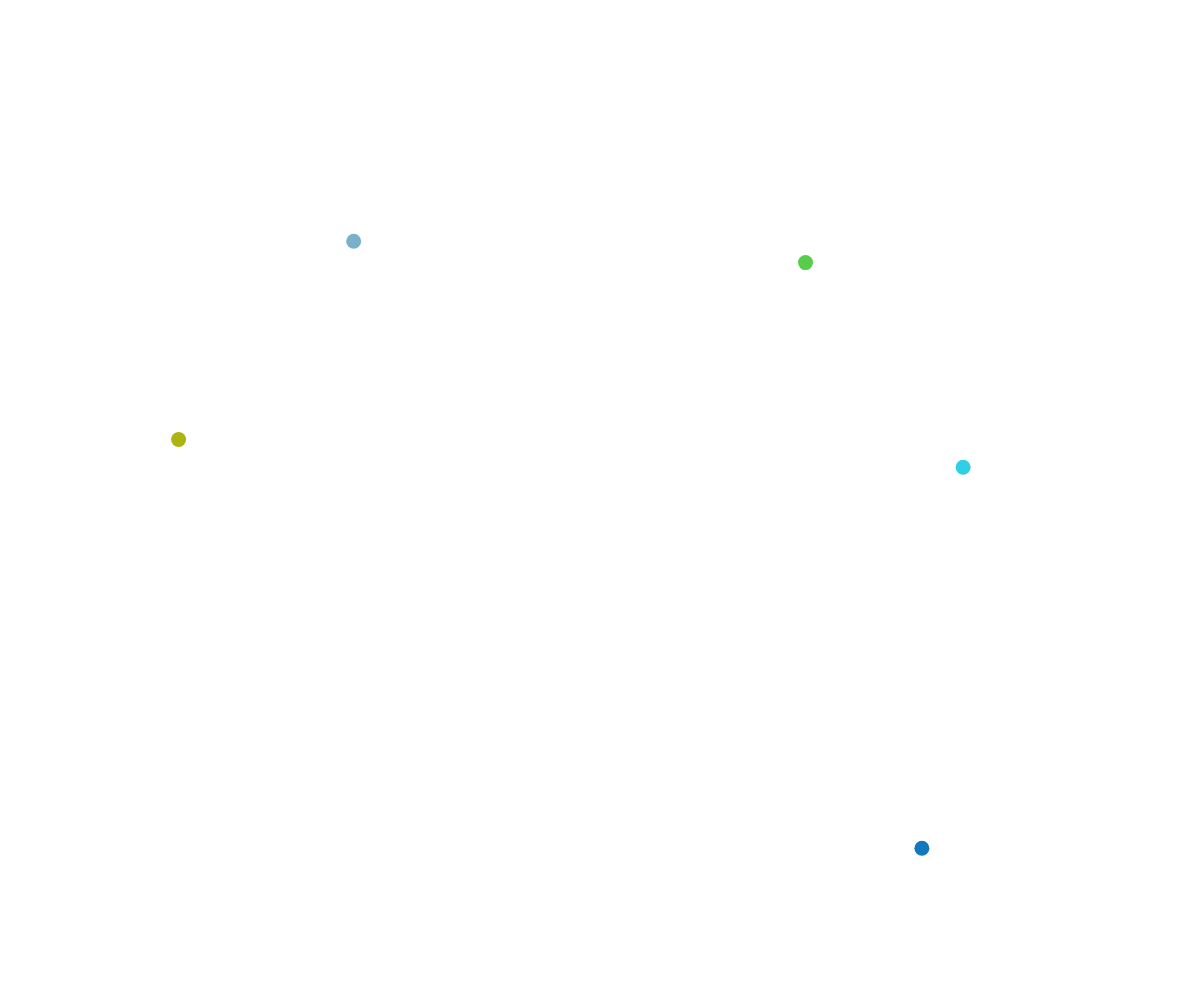
Frame 1 (no input)
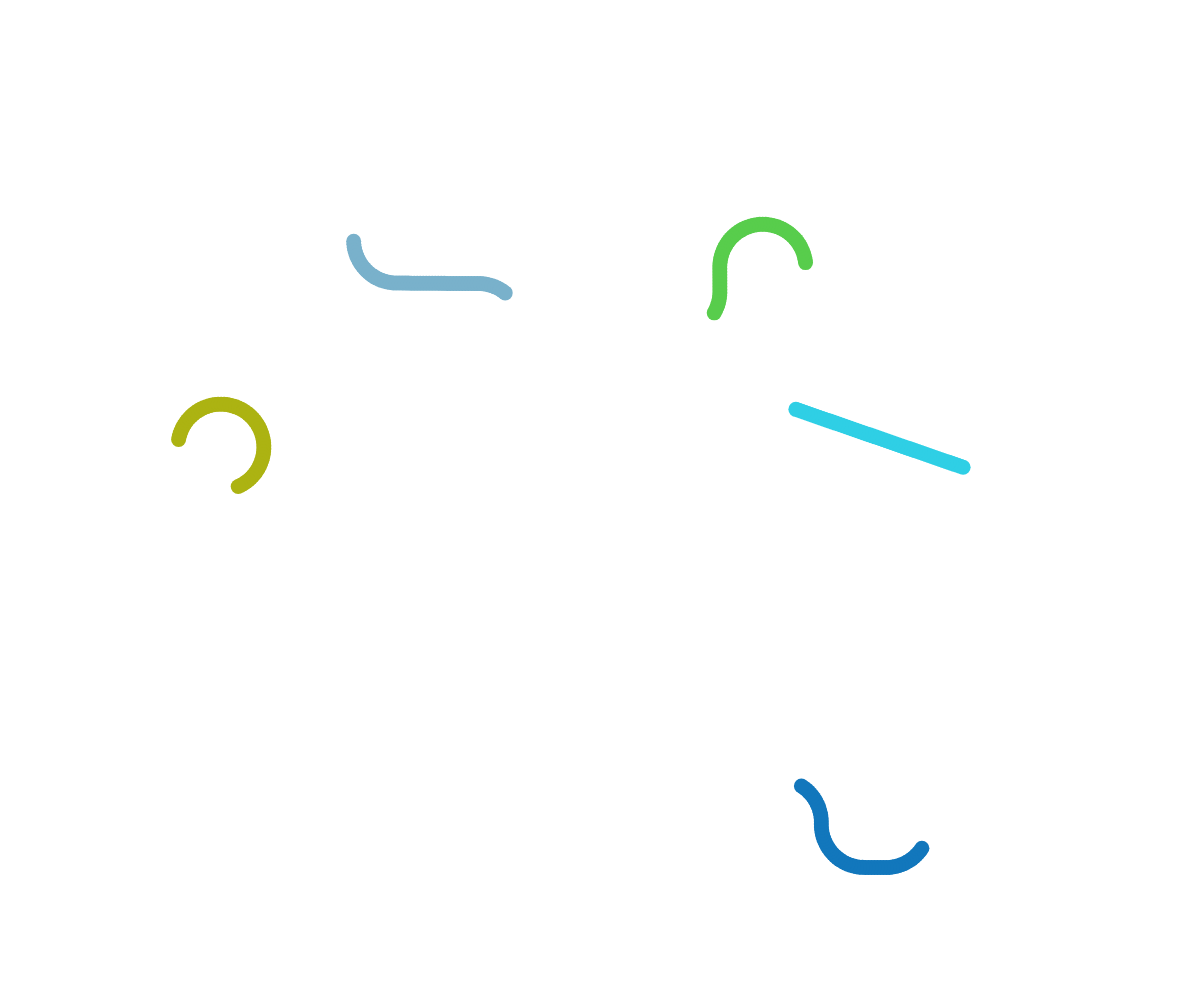
Frame 60 (no input)
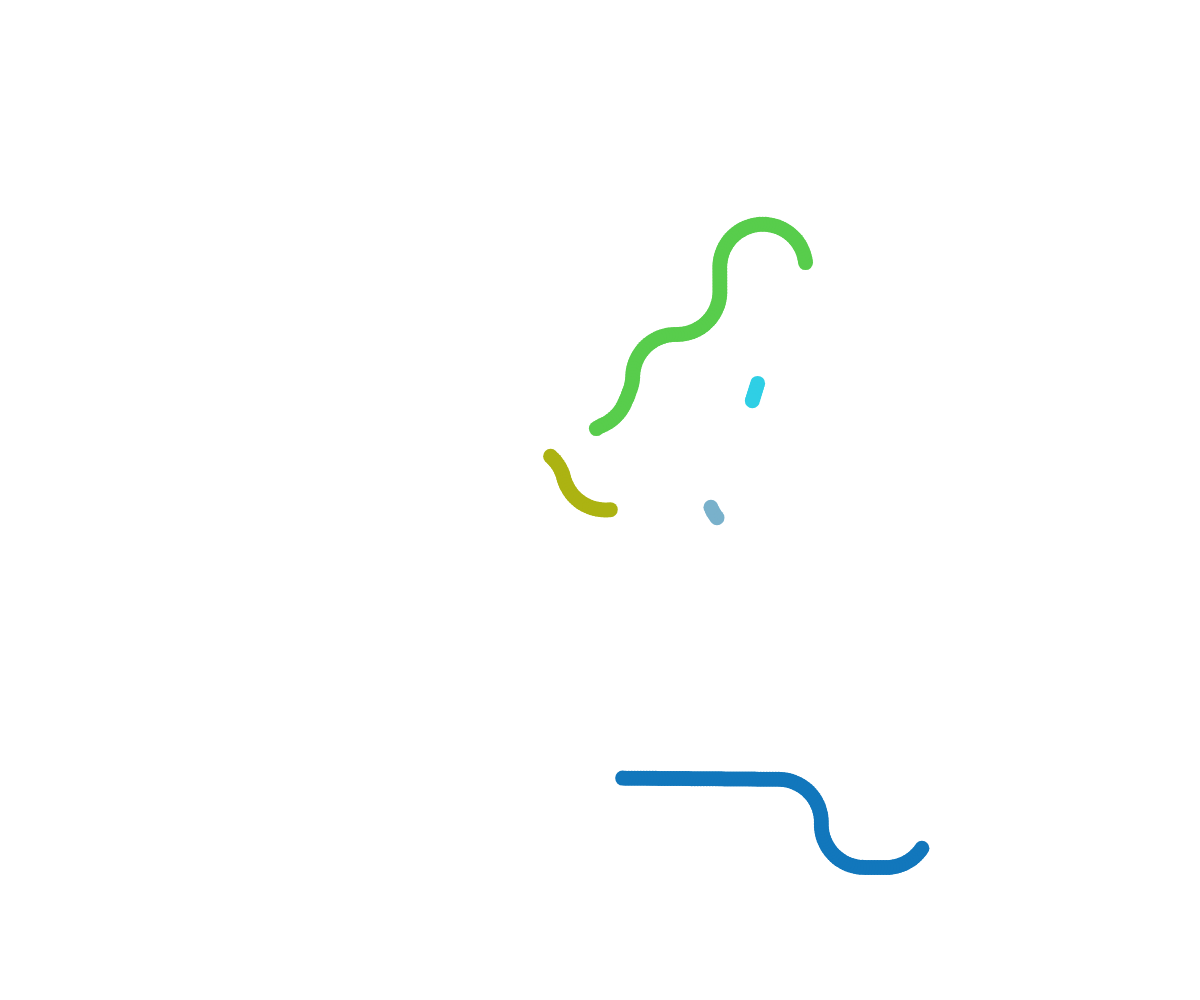
Frame 120 (the mouse pressed at the canvas centre since frame 60)

The p5.js sketch that drew these frames (run headless with seeded random() and noise() and a simulated clock; from frame 60 on, the mouse is pressed at the canvas centre):

// p5.js sketch
// ── sketch.js
var s;
var width = window.innerWidth;
var height = window.innerHeight;
var snakes = [];
var spielfeld = [];
var feldsize = 5;
var zsp;
var frmrate;


var spielfeld = [];
var rows;
var colls;



function setup() {
    createCanvas(window.innerWidth,window.innerHeight);
    
    rows = round(width/feldsize);
    colls = round(height/feldsize);
    
    for (i=0;i<rows+5;i++) {
        spielfeld[i]=[];
        for (j=0;j<colls+5;j++) {
            spielfeld[i][j]=0;
        }
    }
    print(rows + " "+colls)
    print(spielfeld[0][0]);
    
    for (var i = 0; i< 4; i++){
        s = new Schlange(false,i+2);
        snakes.push(s);
    }
    
    p = new Schlange(true,1); 
    snakes.push(p);
}

function draw() {
    //print(spielfeld);
    //print(spielfeld[0][0]);
    
    /* for (var i = 0; i < rows ; i++){
        for (var j = 0; j< colls; j++){            
            if (spielfeld[i][j]==0){ 
                fill(255);
                stroke(0);
                rect(feldsize*i,feldsize*j,feldsize,feldsize);
            }
            
             if (spielfeld[i][j]==1){ 
                fill(255,0,0);
                
                rect(feldsize*i,feldsize*j,feldsize,feldsize);
            }
        }
    }*/
    
    
    snakes.forEach(function(entry) {
        entry.update();
        entry.kollision();
        entry.arrayfullen();
        entry.show();
    });
    frmrate += frameRate();
    if (frameCount%100 == 0) {
        //print(frmrate/100);
        frmrate = 0;}


    

    
}

function neuzeichnen() {
    
    background(255);    
    fill(255,0,0);
    snakes.forEach(function(a) {
        zsp = a;
        a.oldpos.forEach(function(entry) {
            fill(zsp.colorred,zsp.colorgreen,zsp.colorblue);
            noStroke();
            ellipse(entry.x,entry.y,zsp.size,zsp.size);
        });
    });
    
}


// ── schlange.js

function Schlange(spieler,index) {
    this.spieler = spieler;
    this.index = index;
    this.pos = createVector(random(width/10, width*9/10),random(height/10, height*9/10));
    this.oldpos = [];
    this.speed = 3;
    this.angle = random(360);
    this.omega = 0;
    this.size = 15;
    //this.color = random(255+255*255+255*255*255);
    this.colorred = random(255);
    this.colorgreen = random(255);
    this.colorblue = random(255);
    this.lastpos = this.pos.copy();
    //this.lastcol = 0;
    
    
    this.kollision= function(){              
        if ((this.pos.x<this.size/2)||(this.pos.x>width-this.size/2)
                ||(this.pos.y<this.size/2)||(this.pos.y>height-this.size/2)){
            this.death();
        }
        
        if(spielfeld[round(this.pos.x/feldsize)][round(this.pos.y/feldsize)] != 0 ){
            this.death();
        }
        
        
        /*zsp = this;                                               // alte Kolliesion mit allen Punkten der Schlangen
        snakes.forEach(function(entry) {
            for( var i = 0 ; i < entry.oldpos.length - 10; i+= 1){
                if (entry.oldpos[i].dist(zsp.pos)< zsp.size ) { 
                    zsp.death();                
                }
            }
        });*/
    }
    
    this.death = function() {
                this.pos.x= random(width/10, width*9/10); 
                this.pos.y= random(height/10, height*9/10);
                this.angle = random (360);
                //this.colorred = random(255);
                //this.colorgreen = random(255);
                //this.colorblue = random(255);
                this.oldpos = [];
                for (var i = 0; i < rows ; i++){
                    for (var j = 0; j< colls; j++){            
                        if(spielfeld[i][j]==this.index){
                            spielfeld[i][j]=0;
                        }
                    }
                }
                neuzeichnen();
                
                
    }
    
    this.show = function() {
            //fill(255,0,0);
        fill(this.colorred,this.colorgreen,this.colorblue)    
        noStroke();
            ellipse(this.pos.x,this.pos.y,this.size,this.size);
        
    }
    

    
    this.update = function (){
        
        if(this.spieler){
            this.tastatur();
        } else {
            /*this.omega += random(-1,1);       // zufallsbewegung
            if (this.omega>4){this.omega=4;}
            if (this.omega<-4){this.omega=-4;}
            this.angle += this.omega;*/
    
            var bestr = 0;
            var bestphi = 0;
            for(var phi = 0; phi < 360; phi += 45){
                var xr = round(cos(radians(phi)));
                var yr = round(sin(radians(phi)));
                var highrad = richtung(round(this.pos.x/feldsize),round(this.pos.y/feldsize),xr,yr,1); 
                if (bestr<highrad){
                    bestr = highrad; 
                    bestphi = phi ;    
                }       
            }
            
            
            this.omega = round(bestphi - this.angle);
            if (this.omega>=180){this.omega = -1*(this.omega-180)}
            if (this.omega<=-180){this.omega = -1*(this.omega+180)}
            print("omega "+this.omega+ " phi"+this.angle);
            
            //var dif = 
            
            if (this.omega>4){this.omega=4;}
            if (this.omega<-4){this.omega=-4;} 
            this.angle += this.omega;
            
            //this.tastatur();
                
            
        }
            
        this.pos.x += this.speed*cos(radians(this.angle));
        this.pos.y += this.speed*sin(radians(this.angle));
        this.oldpos.push(this.pos.copy());

    }
    

    
    this.arrayfullen = function(){       

        if (!((round(this.lastpos.x/feldsize) == round(this.pos.x/feldsize) )&&(round(this.lastpos.y/feldsize) == round(this.pos.y/feldsize)))){               
             spielfeld[round(this.lastpos.x/feldsize)][round(this.lastpos.y/feldsize)] = this.index;
             
             var xlow;
             var xhigh;
             var ylow;
             var yhigh;
             
             if ((this.angle>0)&&(this.angle<180)){
                xlow = this.lastpos.x + this.size/2*cos(radians(this.angle+90))
                xhigh = this.lastpos.x + this.size/2*cos(radians(this.angle-90))
                ylow = this.lastpos.y + this.size/2*sin(radians(this.angle-90))
                yhigh = this.lastpos.y + this.size/2*sin(radians(this.angle+90))                 
             } else {
                xhigh = this.lastpos.x + this.size/2*cos(radians(this.angle+90))
                xlow = this.lastpos.x + this.size/2*cos(radians(this.angle-90))
                yhigh = this.lastpos.y + this.size/2*sin(radians(this.angle-90))
                ylow = this.lastpos.y + this.size/2*sin(radians(this.angle+90))  
             }
             spielfeld[round(xlow/feldsize)][round(yhigh/feldsize)] = this.index;
             spielfeld[round(xhigh/feldsize)][round(ylow/feldsize)] = this.index;
             
         }
        
        this.lastpos = this.pos.copy();
        
    }
    
    this.tastatur = function (){
        if (keyIsDown(LEFT_ARROW))
            this.angle-=4;

        if (keyIsDown(RIGHT_ARROW))
            this.angle+=4;
    }
    
}


function richtung(x,y,xr,yr,d){
    this.d = d;
    
    if((x+xr*d>0)&&(x+xr*d<rows)&&(y+yr*d>0)&&(y+yr*d<colls)){
        if ((spielfeld[x+xr*d][y+yr*d]==0)||this.d<5){
            this.d= richtung(x,y,xr,yr,d+1);    
        }
    }
    
    return this.d; 
}
